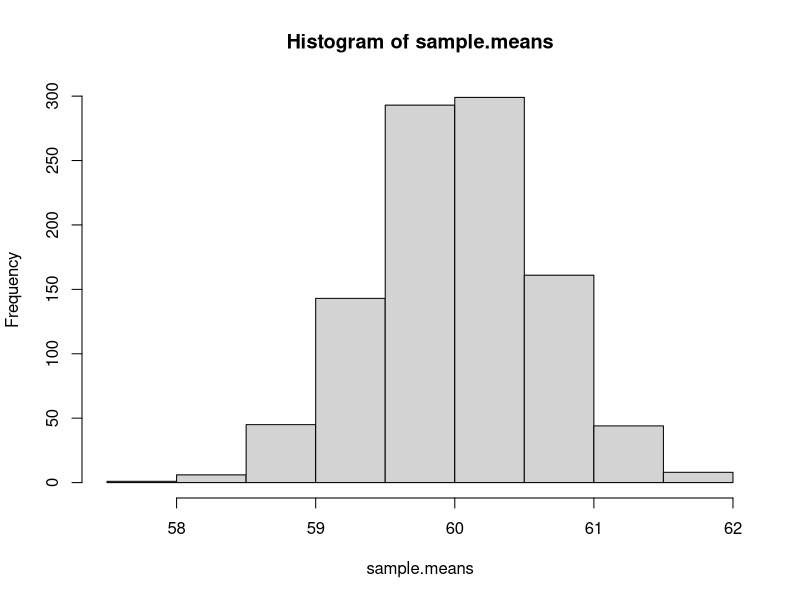
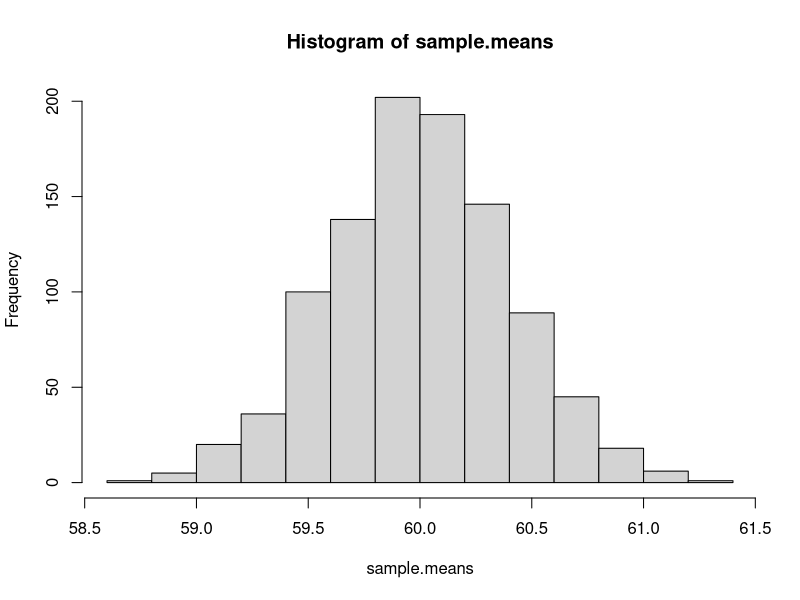
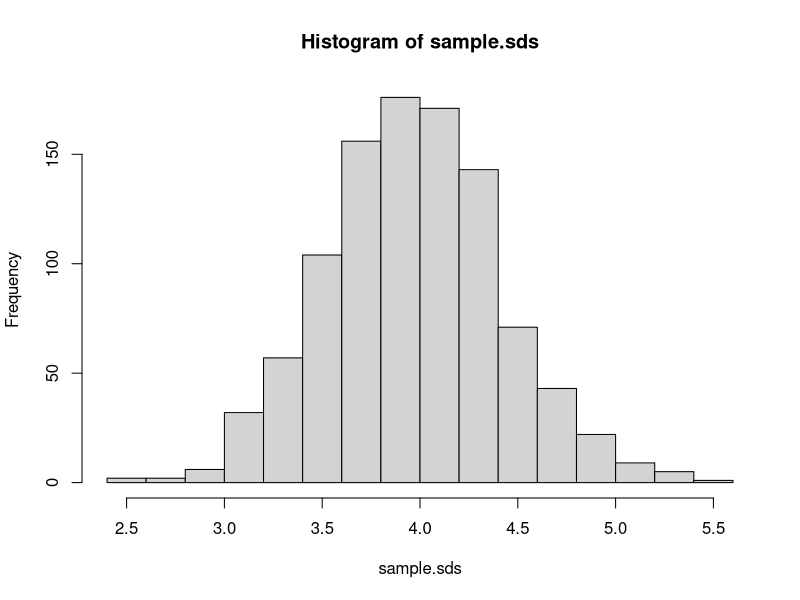

The R source for these figures, in order:
## ---- chunk 1
set.seed(50)
sample.means <- rep(NA, 1000)
for (i in 1:1000) {
  sample.40 <- rnorm(40, mean = 60, sd = 4)
  sample.means[i] <- mean(sample.40)
}
means40 <- mean(sample.means)
sd40 <- sd(sample.means)
cat("mean = ", means40, "\nSD = ", sd40)
hist(sample.means)
## ---- chunk 2
set.seed(50)
sample.means <- rep(NA, 1000)
for (i in 1:1000) {
  sample.100 <- rnorm(100, mean = 60, sd = 4)
  sample.means[i] <- mean(sample.100)
}
means100 <- mean(sample.means)
sd100 <- sd(sample.means)
cat("mean = ", means100, "\nSD = ", sd100)
hist(sample.means)
## ---- chunk 3
cat(sd40, sd100)
## ---- chunk 4
cat('Contoh 40  =', means40,'\n')
cat('Contoh 100 =', means100,'\n')
cat('Populasi   =', 60)
## ---- chunk 5
cat('Perhitungan manual 40 contoh  = ', 4/sqrt(40),'Simulasi =', sd40,"\n")
cat('Perhitungan manual 100 contoh = ', 4/sqrt(100),'      Simulasi =', sd100)
## ---- chunk 6
set.seed(50)
sample.11 <- rnorm(11, mean = 60, sd = 4)
sample.11
## ---- chunk 7
(estimated.mean <- mean(sample.11))
## ---- chunk 8
popSD <- 4
sample.size <- length(sample.11)
(sigma.mu <- popSD/sqrt(sample.size))
## ---- chunk 9
set.seed(50)
sample.44 <- rnorm(44, mean = 60, sd = 4)
sample.44
## ---- chunk 10
(estimated.mean <- mean(sample.44))
## ---- chunk 11
popSD <- 4
sample.size <- length(sample.44)
(sigma.mu <- popSD/sqrt(sample.size))
## ---- chunk 12
set.seed(50)
sample.sds <- rep(NA, 1000)
for (i in c(1:1000)) {
  sample.40 <- rnorm(40, mean = 60, sd = 4)
  sample.sds[i] <- sd(sample.40)
}
hist(sample.sds)
